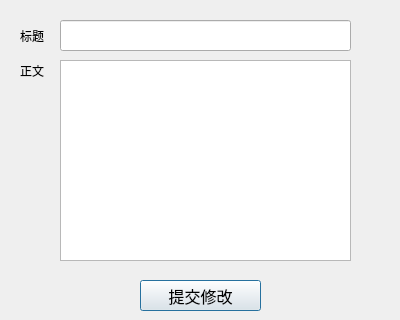
<?xml version="1.0" encoding="UTF-8"?>
<ui version="4.0">
 <class>ModifyPostDlg</class>
 <widget class="QDialog" name="ModifyPostDlg">
  <property name="geometry">
   <rect>
    <x>0</x>
    <y>0</y>
    <width>400</width>
    <height>320</height>
   </rect>
  </property>
  <property name="windowTitle">
   <string>Dialog</string>
  </property>
  <widget class="QPlainTextEdit" name="postEdit">
   <property name="geometry">
    <rect>
     <x>60</x>
     <y>60</y>
     <width>291</width>
     <height>201</height>
    </rect>
   </property>
  </widget>
  <widget class="QPushButton" name="submitBtn">
   <property name="geometry">
    <rect>
     <x>140</x>
     <y>280</y>
     <width>121</width>
     <height>31</height>
    </rect>
   </property>
   <property name="font">
    <font>
     <pointsize>12</pointsize>
    </font>
   </property>
   <property name="text">
    <string>提交修改</string>
   </property>
  </widget>
  <widget class="QLineEdit" name="titleEdit">
   <property name="geometry">
    <rect>
     <x>60</x>
     <y>20</y>
     <width>291</width>
     <height>31</height>
    </rect>
   </property>
  </widget>
  <widget class="QLabel" name="label">
   <property name="geometry">
    <rect>
     <x>20</x>
     <y>20</y>
     <width>35</width>
     <height>31</height>
    </rect>
   </property>
   <property name="text">
    <string>标题</string>
   </property>
  </widget>
  <widget class="QLabel" name="label_2">
   <property name="geometry">
    <rect>
     <x>20</x>
     <y>60</y>
     <width>35</width>
     <height>21</height>
    </rect>
   </property>
   <property name="text">
    <string>正文</string>
   </property>
  </widget>
  <widget class="QLabel" name="label_3">
   <property name="geometry">
    <rect>
     <x>-6</x>
     <y>-1</y>
     <width>411</width>
     <height>321</height>
    </rect>
   </property>
   <property name="text">
    <string/>
   </property>
   <property name="pixmap">
    <pixmap resource="src.qrc">:/img/mainBkg</pixmap>
   </property>
   <property name="scaledContents">
    <bool>true</bool>
   </property>
  </widget>
  <zorder>label_3</zorder>
  <zorder>postEdit</zorder>
  <zorder>submitBtn</zorder>
  <zorder>titleEdit</zorder>
  <zorder>label</zorder>
  <zorder>label_2</zorder>
 </widget>
 <resources>
  <include location="src.qrc"/>
 </resources>
 <connections/>
</ui>
